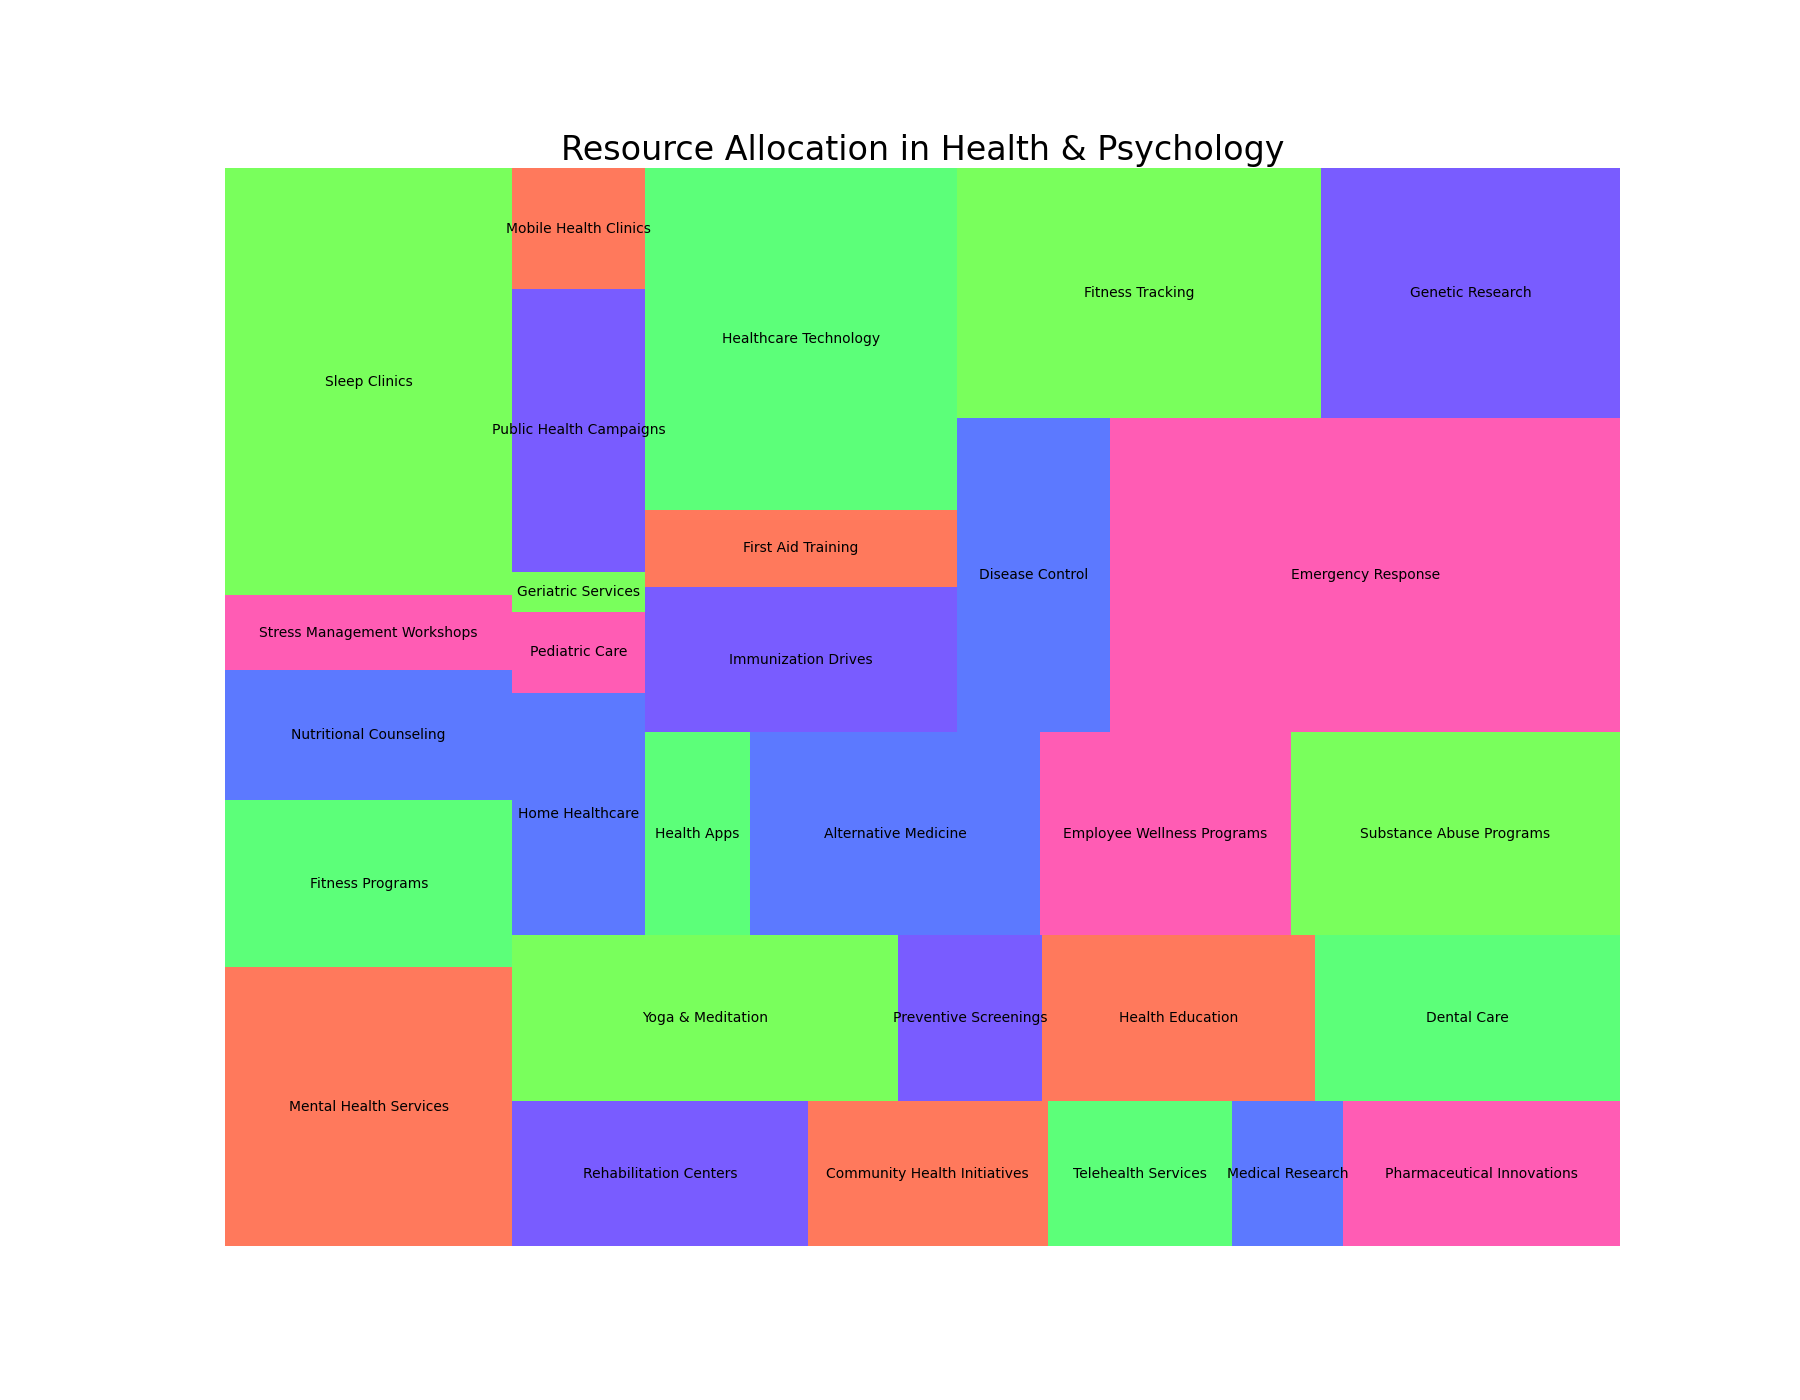

Here is the Python script that generated this plot:

import matplotlib.pyplot as plt
import pandas as pd
import squarify

data = {
    'Category': ['Mental Health Services', 'Fitness Programs', 'Nutritional Counseling', 'Stress Management Workshops', 'Sleep Clinics',
                 'Rehabilitation Centers', 'Community Health Initiatives', 'Telehealth Services', 'Medical Research', 'Pharmaceutical Innovations',
                 'Yoga & Meditation', 'Preventive Screenings', 'Health Education', 'Dental Care', 
                 'Home Healthcare', 'Pediatric Care', 'Geriatric Services', 'Public Health Campaigns', 'Mobile Health Clinics', 'Health Apps',
                 'Alternative Medicine', 'Employee Wellness Programs', 'Substance Abuse Programs', 'Immunization Drives', 'First Aid Training',
                 'Healthcare Technology', 'Disease Control', 'Emergency Response', 'Fitness Tracking', 'Genetic Research'],
    'Value': [1500000, 900000, 700000, 400000, 2300000,
              800000, 650000, 500000, 300000, 750000,
              1200000, 450000, 850000, 950000, 
              600000, 200000, 100000, 700000, 300000, 400000,
              1100000, 950000, 1250000, 850000, 450000,
              2000000, 900000, 3000000, 1700000, 1400000]
}

df = pd.DataFrame(data)

plt.figure(figsize=(18,14))

colors = ['#FF5733', '#33FF57', '#3357FF', '#FF33A1', '#57FF33',
          '#5733FF', '#FF5733', '#33FF57', '#3357FF', '#FF33A1',
          '#57FF33', '#5733FF', '#FF5733', '#33FF57', '#3357FF',
          '#FF33A1', '#57FF33', '#5733FF', '#FF5733', '#33FF57',
          '#3357FF', '#FF33A1', '#57FF33', '#5733FF', '#FF5733',
          '#33FF57', '#3357FF', '#FF33A1', '#57FF33', '#5733FF']

squarify.plot(sizes=df['Value'], label=df['Category'], color=colors, alpha=0.8)

plt.title('Resource Allocation in Health & Psychology', fontsize=24)

plt.axis('off')

plt.show()
